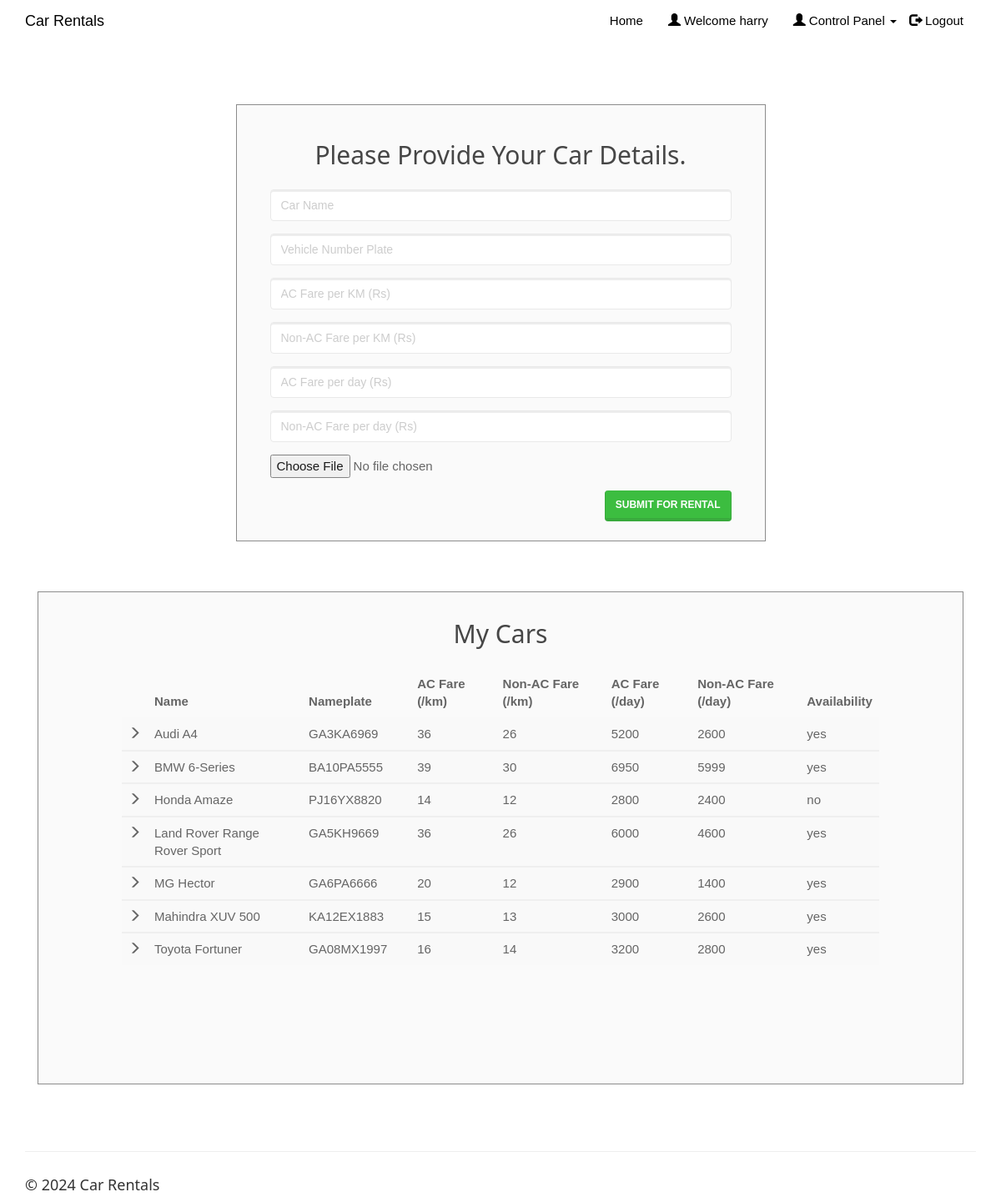
The page /entercar.php (signed in) on the database as committed earlier.
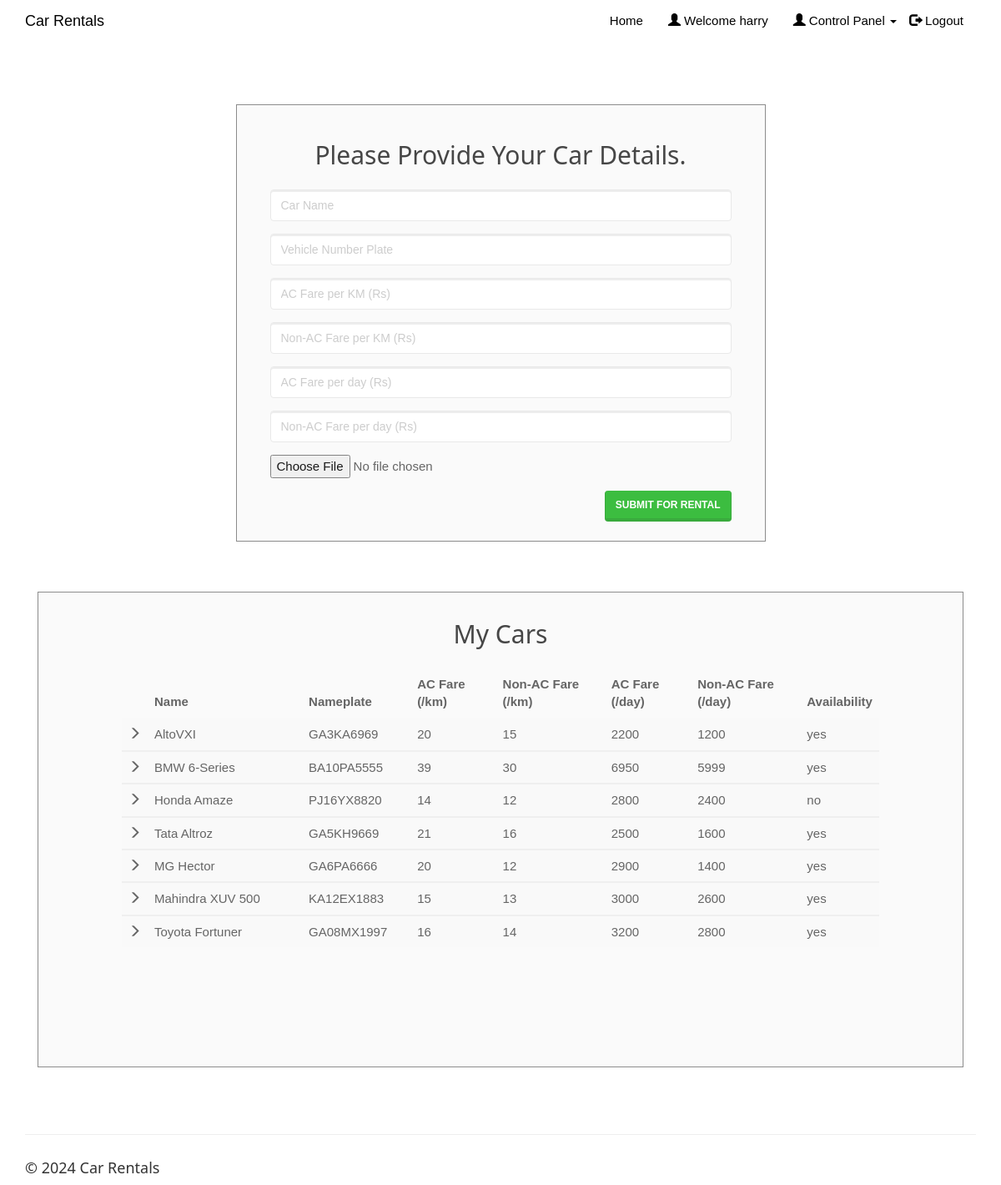
The same page on the database as committed later.
### tables this page shows
CREATE TABLE `cars` (
  `car_id` int(20) NOT NULL,
  `car_name` varchar(50) NOT NULL,
  `car_nameplate` varchar(50) NOT NULL,
  `car_img` varchar(50) DEFAULT 'NA',
  `ac_price` float NOT NULL,
  `non_ac_price` float NOT NULL,
  `ac_price_per_day` float NOT NULL,
  `non_ac_price_per_day` float NOT NULL,
  `car_availability` varchar(10) NOT NULL
);

### entercar.php (the view, shortened to what the changed rows need)
<!DOCTYPE html>
<html>
<?php
include('session_client.php'); ?>
<head>
    <link rel="stylesheet" href="assets/bootstrap/css/bootstrap.min.css">
    <link rel="stylesheet" href="assets/fonts/font-awesome.min.css">
    <link rel="stylesheet" type="text/css" href="assets/css/customerlogin.css">
    <link rel="stylesheet" href="assets/w3css/w3.css">
    <link rel="stylesheet" type="text/css" media="screen" href="assets/css/clientpage.css" />
</head>
<body>
    <div class="container" style="margin-top: 65px;" >
        <div class="col-md-12" style="float: none; margin: 0 auto;">
    <div class="form-area" style="padding: 0px 100px 100px 100px;">
        <form action="" method="POST">
        <br style="clear: both">
<?php
$user_check=$_SESSION['login_client'];
$sql = "SELECT * FROM cars WHERE car_id IN (SELECT car_id FROM clientcars WHERE client_username='$user_check');";
$result = mysqli_query($conn, $sql);
if (mysqli_num_rows($result) > 0) {
  ?>
<div style="overflow-x:auto;">
  <table class="table table-striped">
    <thead class="thead-dark">
      <tr>
        <th></th>
        <th width="24%"> Name</th>
        <th width="15%"> Nameplate </th>
        <th width="13%"> AC Fare (/km) </th>
        <th width="17%"> Non-AC Fare (/km)</th>
        <th width="13%"> AC Fare (/day)</th>
        <th width="17%"> Non-AC Fare (/day)</th>
        <th width="1%"> Availability </th>
      </tr>
    </thead>
    <?PHP
      while($row = mysqli_fetch_assoc($result)){
    ?>
  <tbody>
    <tr>
      <td> <span class="glyphicon glyphicon-menu-right"></span> </td>
      <td><?php echo $row["car_name"]; ?></td>
      <td><?php echo $row["car_nameplate"]; ?></td>
      <td><?php echo $row["ac_price"]; ?></td>
      <td><?php echo $row["non_ac_price"]; ?></td>
      <td><?php echo $row["ac_price_per_day"]; ?></td>
      <td><?php echo $row["non_ac_price_per_day"]; ?></td>
      <td><?php echo $row["car_availability"]; ?></td>
    </tr>
  </tbody>
  <?php } ?>
  </table>
  </div>
    <br>
  <?php } else { ?>
  <h4><center>0 Cars available</center> </h4>
  <?php } ?>
        </form>
</div>
        </div>
    </div>
</body>
</html>

Rows that differ between the two databases and show on the page:
changed cars "GA3KA6969": car_name "Audi A4" → "AltoVXI"; ac_price "36" → "20"; non_ac_price "26" → "15"; ac_price_per_day "5200" → "2200"; non_ac_price_per_day "2600" → "1200"
changed cars "GA5KH9669": car_name "Land Rover Range Rover Sport" → "Tata Altroz"; ac_price "36" → "21"; non_ac_price "26" → "16"; ac_price_per_day "6000" → "2500"; non_ac_price_per_day "4600" → "1600"
